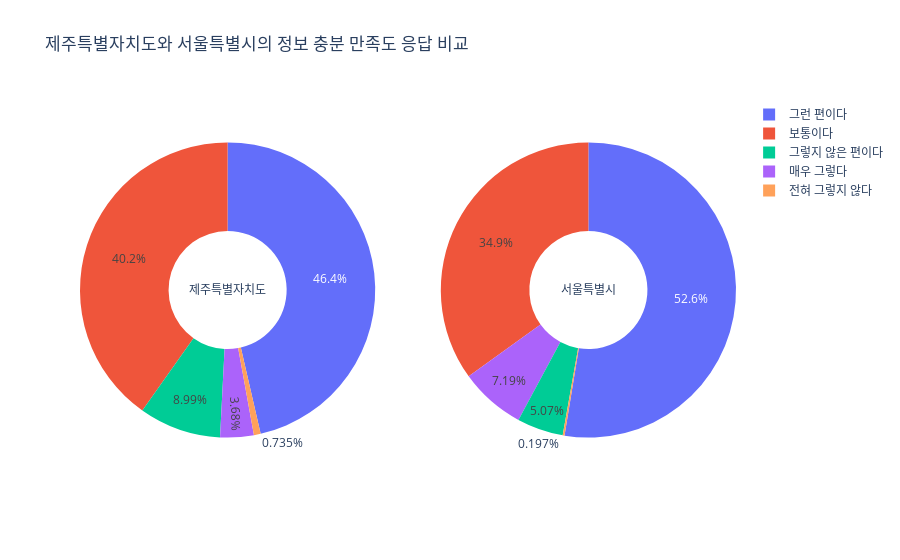

The notebook cell this image was saved under:
### Markdown cell above
제주도민의 여가생활 여건 및 만족도 평가 내용을 보면 평균적으로 경제 여유 만족 정도 값과 정보 충분 만족 정도값이 낮은 것을 확인할 수 있다.

### Code cell
# 서울특별시와 제주특별자치도 정보 충분 만족도 응답 비교
fig = ms(rows=1, cols=2, specs=[[{'type':'domain'}, {'type':'domain'}]])
fig.add_trace(go.Pie(labels=df_jeju.INFO_SUFNCY_SATSFC_DGREE_VALUE.values, values=df_jeju.INFO_SUFNCY_SATSFC_DGREE_NUM.values, title="제주특별자치도"), 1, 1)
fig.add_trace(go.Pie(labels=df_seoul.INFO_SUFNCY_SATSFC_DGREE_VALUE.values, values=df_seoul.INFO_SUFNCY_SATSFC_DGREE_NUM.values, title="서울특별시"), 1, 2)
fig.update_traces(hole=.4, hoverinfo="label+percent+name")
fig.update_layout(title_text="제주특별자치도와 서울특별시의 정보 충분 만족도 응답 비교")
fig.show()

### Figure 1 — Plotly figure (JSON) as saved in the notebook; plotly's stock layout.template omitted (floating-point values rounded to 4 significant figures; data arrays with more than 128 entries replaced by an {"elided": "..."} marker saying what was removed)
{"data": [{"domain": {"x": [0, 0.45], "y": [0, 1]}, "hole": 0.4, "hoverinfo": "label+percent+name", "labels": {"elided": "379 str values"}, "title": {"text": "제주특별자치도"}, "type": "pie", "values": {"elided": "379 int values"}}, {"domain": {"x": [0.55, 1], "y": [0, 1]}, "hole": 0.4, "hoverinfo": "label+percent+name", "labels": {"elided": "4854 str values"}, "title": {"text": "서울특별시"}, "type": "pie", "values": {"elided": "4854 int values"}}], "layout": {"title": {"text": "제주특별자치도와 서울특별시의 정보 충분 만족도 응답 비교"}}}
